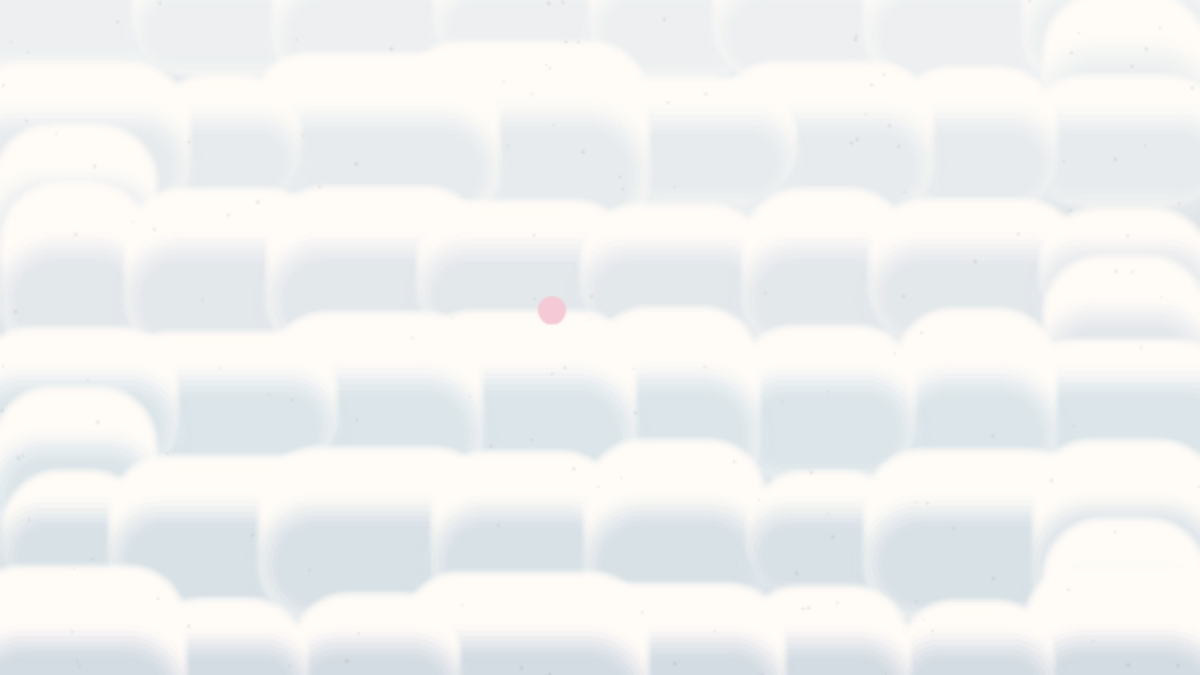
Frame 1 (no input)
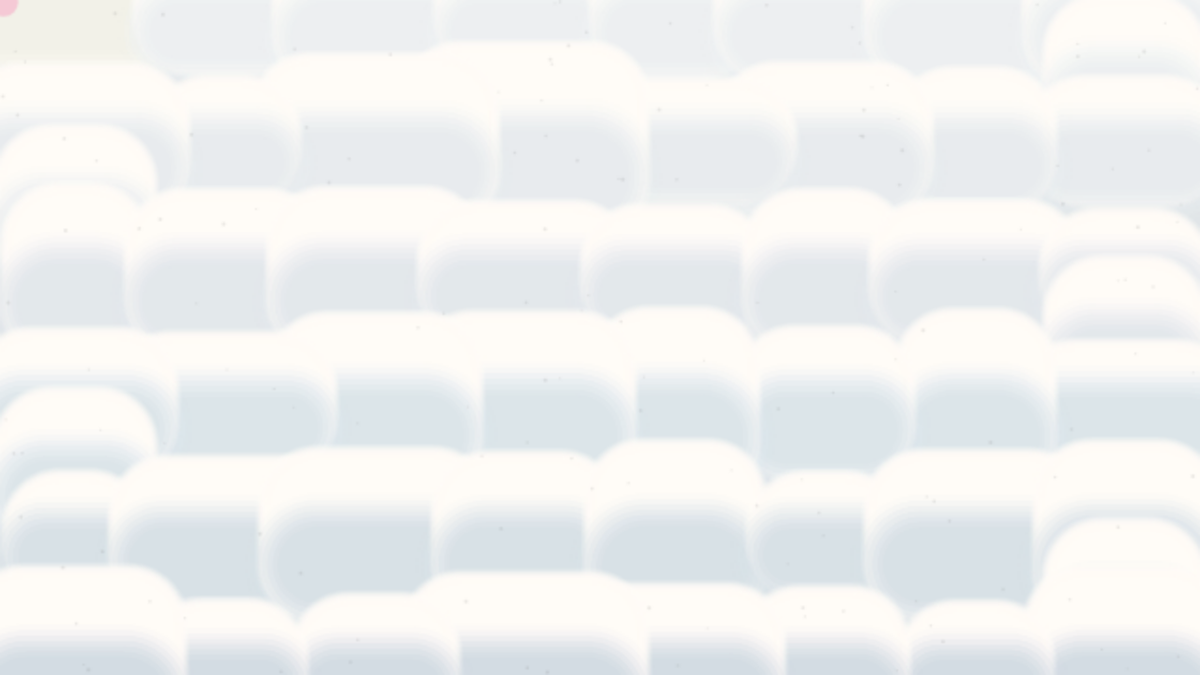
Frame 60 (no input)
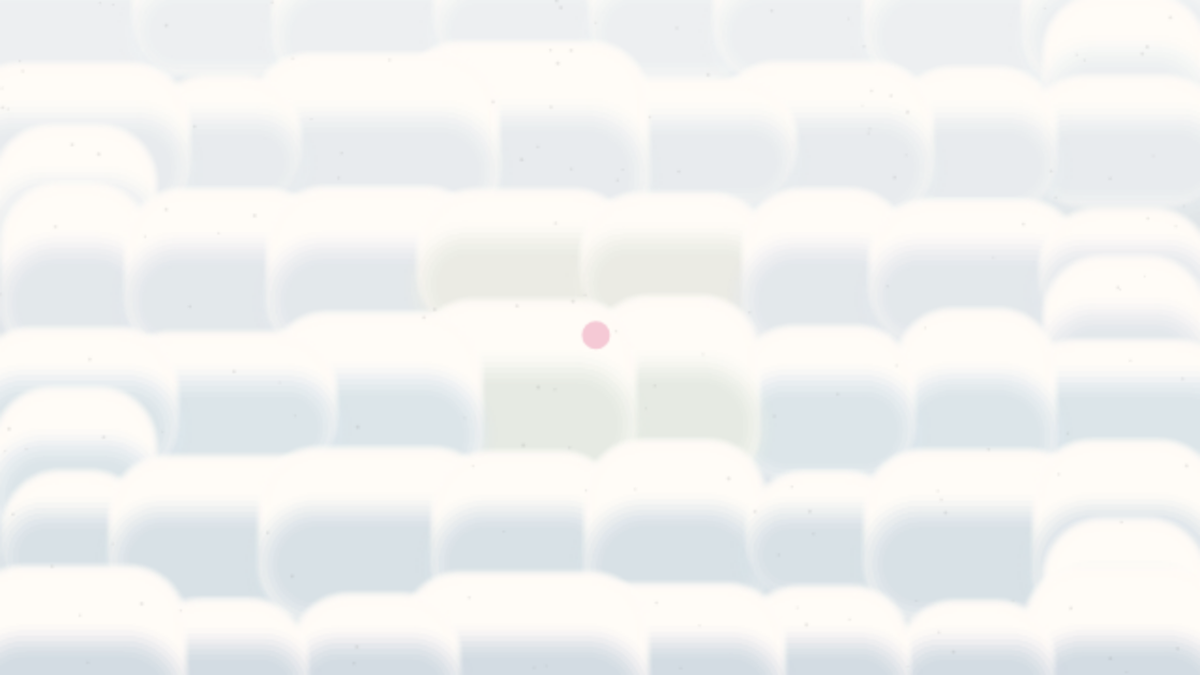
Frame 120 (the mouse pressed at the canvas centre since frame 60)

The p5.js sketch that drew these frames (run headless with seeded random() and noise() and a simulated clock; from frame 60 on, the mouse is pressed at the canvas centre):

// p5.js sketch
// ── sketch.js
// =============================================
// 🧸 Segment 클래스 (담요 그리드)
// =============================================
class Segment {
  constructor(x, y, w, h, r, innerCol) {
    this.x = x;
    this.y = y;
    this.w = w;
    this.h = h;
    this.r = r;
    this.innerCol = innerCol;
    this.pad = 80;
    this.pg = createGraphics(w + this.pad * 2, h + this.pad * 2);
    this.pg.pixelDensity(1);
    this.drawSegment();
    this.warmth = 0;
  }

  drawSegment(col) {
    col = col || this.innerCol;
    let g = this.pg;
    g.clear();
    g.noStroke();
    g.rectMode(CENTER);
    let cx = this.pad + this.w / 2;
    let cy = this.pad + this.h / 2;

    let steps = 12;
    for (let i = steps; i >= 0; i--) {
      let t = i / steps;
      let expand = t * 18;
      let a = (1 - t) * 255;
      g.fill(255, 252, 247, a);
      g.rect(cx, cy, this.w + expand * 2, this.h + expand * 2, this.r + expand);
    }

    let r = red(col);
    let gr = green(col);
    let b = blue(col);

    let steps2 = 7;
    for (let i = steps2; i >= 0; i--) {
      let t = i / steps2;
      let expand = t * 80;
      let a = (1 - t) * 150;
      g.fill(r, gr, b, a);
      g.rect(cx, cy + this.h * 0.2,
        this.w * 0.92 + expand,
        this.h * 0.5 + expand,
        this.r * 0.9 + expand * 0.5);
    }
  }

  display() {
    let d = dist(mouseX, mouseY, this.x, this.y);
    let maxDist = 140;
    let isNear = d < maxDist;
    let lift = map(d, 0, maxDist, -50, 0, true);

    if (isNear) {
      this.warmth += 0.005;
    } else {
      this.warmth -= 0.01;
    }
    this.warmth = constrain(this.warmth, 0, 1);

    if (this.warmth > 0.001 && this.warmth < 0.999) {
      let warmCol = lerpColor(this.innerCol, color(251, 244, 212), this.warmth);
      this.drawSegment(warmCol);
    } else if (this.warmth <= 0.001) {
      this.drawSegment(this.innerCol);
    }

    imageMode(CENTER);
    image(this.pg, this.x, this.y + lift);
  }
}

// =============================================
// 🐍 Dust 클래스 (먼지 파티클)
// =============================================
class Dust {
  constructor() {
    this.x = random(width);
    this.y = random(height);
    this.vx = random(-0.2, 0.2);
    this.vy = random(-0.2, 0.2);
    this.life = random(300, 600);
  }

  update() {
    this.x += this.vx + random(-0.05, 0.05);
    this.y += this.vy + random(-0.05, 0.05);
    this.life--;

    if (this.x < 0) this.x = width;
    if (this.x > width) this.x = 0;
    if (this.y < 0) this.y = height;
    if (this.y > height) this.y = 0;

    if (this.life < 0) {
      this.x = random(width);
      this.y = random(height);
      this.life = random(300, 600);
    }
  }

  display() {
    noStroke();
    fill(120, 120, 120, 40);
    circle(this.x, this.y, random(2, 4));
  }
}

// =============================================
// 📦 전역 변수
// =============================================

// --- 담요 그리드 ---
let segments = [];       // Segment 객체 배열 (담요)
let cols = 8;
let rows = 6;
let sw = 150, sh = 150, sr = 50;
let spacingX = 160;
let spacingY = 140;

let stillTimer = 0;
let STILL_THRESHOLD = 180;  // 3초 (60fps 기준, 취향껏 조절)
let creatureSpawnX = -200;  // 화면 왼쪽 밖
let creatureSpawnY = -200;  // 화면 위쪽 밖

// --- 크리처 ---
let creatureSegs = [];   // createVector 배열 (크리처 몸통)
let segLength = 50;
let total = 70;

// --- 플레이어 ---
let player;

// --- 먼지 ---
let dusts = [];
let DUST_NUM = 150;

// --- 상태 ---
let state = "idle";
let wrapAngle = 0;

let path = [];
let maxPath = 300;

let circles = [];
let noiseLayer;

let escapeCount = 0;
let escapeGoal = 20;

let reboundStart = 0;
let reboundDuration = 180;
let reboundCenter;

let blinkTimer = 0;
let blinkInterval = 120;
let blinkDuration = 10;
let isBlinking = false;

let releaseStart = 0;
let releaseDuration = 60;
let isReleasing = false;

let eyeCloseTimer = -1;       // -1이면 비활성. 0 이상이면 카운트 중
let eyeCloseDuration = 90;    // 눈 뜨고 → 감는 데 걸리는 프레임 (90 = 1.5초)

let smoothPressure = 0;

let wrapProgress = 0;
let VIGNETTE_SPEED = 0.002;  // ← 속도 노브. 0.001=느림, 0.005=빠름
let VIGNETTE_MAX   = 0.6;    // ← 최대 밝기 노브. 0.3=은은, 0.8=매우 밝음

let lockedTimer = 0;
let LOCKED_SPIN_FRAMES = 180;  // 3초 (60fps 기준). 바꾸면 시간 조절

// =============================================
// 🔧 SETUP
// =============================================
function setup() {
  createCanvas(1280, 720);
  pixelDensity(0.5);
  noCursor();

  player = createVector(width / 2, height / 2);

  // 먼지 생성
  for (let i = 0; i < DUST_NUM; i++) {
    dusts.push(new Dust());
  }

  // 크리처 초기화 (화면 밖에서 시작)
  for (let i = 0; i < total; i++) {
    creatureSegs.push(createVector(-100, -100));
  }

  // 노이즈 텍스처 레이어
  noiseLayer = createGraphics(width, height);
  noiseLayer.loadPixels();
  for (let x = 0; x < width; x++) {
    for (let y = 0; y < height; y++) {
      noiseLayer.set(x, y, color(255, 255, 255, 10));
    }
  }
  noiseLayer.updatePixels();

  // 구름 프레임
  createCloudFrame();

  // 담요 그리드 생성
  let startX = width / 2 - ((cols - 1) * spacingX) / 2;
  let startY = height / 2 - ((rows - 1) * spacingY) / 2;

  for (let j = 0; j < rows; j++) {
    let t = j / (rows - 1);
    let innerCol = lerpColor(
      color(236, 239, 241),
      color(210, 220, 227),
      t
    );

    let ltr = (j % 2 === 0);

    for (let i = 0; i < cols; i++) {
      let col = ltr ? i : (cols - 1 - i);
      let x = startX + col * spacingX;
      let y = startY + j * spacingY;
      let rw = spacingX + random(-30, 80);
      let rh = sh + random(-40, 40);
      segments.push(new Segment(x, y, rw, rh, sr, innerCol));
    }

    if (j < rows - 1) {
      let turnX = ltr
        ? startX + (cols - 1) * spacingX
        : startX;
      let baseY = startY + j * spacingY;
      segments.push(new Segment(turnX, baseY + spacingY * 0.5, sw, sh, sr, innerCol));
    }
  }
}

// =============================================
// 🎬 DRAW
// =============================================
function draw() {
  let rawPressure = getPressure();
smoothPressure += (rawPressure - smoothPressure) * 0.05; // 천천히 따라감
let pressure = smoothPressure;

  push();



  // 배경
  background(225, 229, 232);

  // 이전 프레임 위치 저장 (크리처용)
  for (let s of creatureSegs) {
    s.prevX = s.x;
    s.prevY = s.y;
  }

  // 담요 그리드 그리기
  for (let s of segments) {
    s.display();
  }

  // 먼지
  for (let d of dusts) {
    d.update();
    d.display();
  }

  // 상태 체크 & 플레이어 업데이트
  checkMovement();
  
  // wrap/locked 동안 비네트 진행
  if (state === "wrap" || state === "locked") {
    wrapProgress = min(wrapProgress + VIGNETTE_SPEED, 1);
  } else {
    wrapProgress = max(wrapProgress - VIGNETTE_SPEED * 2, 0); // 빠르게 복귀
  }
  if (state !== "locked") updatePlayer();

  // 크리처 행동
  if      (state === "emerge")  emergeCreature();
  else if (state === "follow")  followPlayer();
  else if (state === "wrap")    wrapPlayer();
else if (state === "locked")  lockedSpin();
  
  else if (state === "rebound") reboundCreature();
  else if (state === "escaped") escapeCreature();

  // 크리처 그리기
  drawCreature();

  // 깜빡임 타이머
  blinkTimer++;
  if (blinkTimer > blinkInterval) isBlinking = true;
  if (blinkTimer > blinkInterval + blinkDuration) {
    isBlinking = false;
    blinkTimer = 0;
  }

  if (state === "wrap")   { blinkInterval = 90; blinkDuration = 8; }
  if (state === "locked") { blinkInterval = 80; blinkDuration = 30; }

  // 플레이어 그리기
  drawPlayer();
  

  pop();

  drawPressureOverlay(pressure);
  drawReleaseFlash();
}

// =============================================
// 🖼 배경 & 구름 프레임
// =============================================
function drawPaperBackground() {
  noStroke();
  background(225, 229, 232);
}

function createCloudFrame() {
  for (let x = 0; x < width; x += random(80, 140)) circles.push(makeCircle(x, -20));
  for (let x = 0; x < width; x += random(80, 140)) circles.push(makeCircle(x, height + 20));
  for (let y = 0; y < height; y += random(80, 140)) circles.push(makeCircle(-20, y));
  for (let y = 0; y < height; y += random(80, 140)) circles.push(makeCircle(width + 20, y));
}

function makeCircle(x, y) {
  return { x: x + random(-20, 20), y: y + random(-20, 20), r: random(120, 260) };
}

function drawCloudFrame() {
  for (let c of circles) drawBgGradientCircle(c.x, c.y, c.r);
}

function drawBgGradientCircle(x, y, r) {
  let steps = 20;
  for (let i = steps; i > 0; i--) {
    let t = i / steps;
    let col = lerpColor(color(255, 252, 247), color(239, 235, 226), t);
    fill(red(col), green(col), blue(col), 90);
    ellipse(x, y, r * t);
  }
}

// =============================================
// 🌑 압박 오버레이 & 릴리즈 플래시
// =============================================
function drawPressureOverlay(p) {
  if (wrapProgress <= 0) return;
  let ctx = drawingContext;

  // 가장자리만 하얘지는 방사형 그라데이션
  let edgeAlpha = lerp(0, VIGNETTE_MAX, wrapProgress);

  let grad = ctx.createRadialGradient(
    width / 2, height / 2, width * 0.25,  // 중앙은 투명
    width / 2, height / 2, width * 0.78   // 가장자리만 하얗게
  );

  grad.addColorStop(0,   "rgba(255,255,255,0)");
  grad.addColorStop(0.6, `rgba(255,255,255,${edgeAlpha * 0.3})`);
  grad.addColorStop(1,   `rgba(255,255,255,${edgeAlpha})`);

  ctx.fillStyle = grad;
  ctx.fillRect(0, 0, width, height);
}

function drawReleaseFlash() {
  if (!isReleasing) return;
  let t = (frameCount - releaseStart) / releaseDuration;
  if (t >= 1) return;
  noStroke();
  fill(255, (1 - t) * 200);
  rect(0, 0, width, height);
}

// =============================================
// 🐭 플레이어
// =============================================
function updatePlayer() {
  player.x += (mouseX - player.x) * 0.08;
  player.y += (mouseY - player.y) * 0.08;
}

function drawPlayer() {
  noStroke();
  fill(245, 201, 213);
  circle(player.x, player.y, 30);

  // 눈 연출: eyeCloseTimer가 활성일 때만 표시
  if (eyeCloseTimer >= 0) {
    eyeCloseTimer++;

    let progress = constrain(eyeCloseTimer / eyeCloseDuration, 0, 1);

    // 눈 높이: 0→4(뜬 상태)→0(감긴 상태)
    // 앞 30%는 눈 뜨고, 이후 감기기 시작
    let openPhase = constrain(progress / 0.3, 0, 1);
    let closePhase = constrain((progress - 0.3) / 0.7, 0, 1);
    let eyeH = lerp(0, 4, openPhase) * (1 - closePhase);

    if (eyeH > 0.3) {  // 완전히 감기면 그리지 않음
      fill(0);
      noStroke();
      ellipse(player.x - 8, player.y, 4, eyeH);
      ellipse(player.x + 8, player.y, 4, eyeH);
    }

    if (eyeCloseTimer > eyeCloseDuration) {
      eyeCloseTimer = -1;  // 연출 끝, 눈 숨김
    }
  }
}

// =============================================
// 🔄 상태 제어
// =============================================
function checkMovement() {
  let d = dist(mouseX, mouseY, pmouseX, pmouseY);

  if (state !== "idle") return;  // idle 상태에서만 감지

  if (d < 1.5) {
    stillTimer++;
    if (stillTimer >= STILL_THRESHOLD) {
      // 크리처를 화면 밖에 배치하고 등장 시작
      for (let i = 0; i < creatureSegs.length; i++) {
        creatureSegs[i].x = creatureSpawnX;
        creatureSegs[i].y = creatureSpawnY;
      }
      state = "emerge";
      stillTimer = 0;
    }
  } else {
    stillTimer = 0;  // 움직이면 리셋
  }
}

function keyPressed() {
  if (state === "locked") {
    if (keyCode === LEFT_ARROW || keyCode === RIGHT_ARROW) {
      escapeCount++;
      if (escapeCount >= escapeGoal) {
        state = "rebound";
        reboundStart = frameCount;
        reboundCenter = createVector(player.x, player.y);
        escapeCount = 0;
        isReleasing = true;
        releaseStart = frameCount;
      }
    }
  }
}

function getReleaseEffect() {
  if (!isReleasing) return 0;
  let t = (frameCount - releaseStart) / releaseDuration;
  if (t >= 1) { isReleasing = false; return 0; }
  return sin(t * PI);
}

// =============================================
// 🐍 크리처 로직
// =============================================
function emergeCreature() {
  updateCreature(width / 2, height / 2);
  if (dist(creatureSegs[0].x, creatureSegs[0].y, player.x, player.y) < 200) {
    state = "follow";
  }
}

function followPlayer() {
  updateCreature(player.x, player.y);
  let d = dist(creatureSegs[0].x, creatureSegs[0].y, player.x, player.y);
  if (d < 60) {  wrapProgress = 0; state = "wrap"; wrapAngle = 0; }
}

function updatePath(x, y) {
  path.unshift(createVector(x, y));
  if (path.length > maxPath) path.pop();
}

function wrapPlayer() {
  wrapAngle += 0.008;  // ⑤번 느리게도 여기서 조정

  let radius = 130;

  let hx = player.x + cos(wrapAngle) * radius;
  let hy = player.y + sin(wrapAngle) * radius;
  updatePath(hx, hy);

  if (path.length > 0) {
    creatureSegs[0].x += (path[0].x - creatureSegs[0].x) * 0.25;
    creatureSegs[0].y += (path[0].y - creatureSegs[0].y) * 0.25;
  }

  followSegments();

  // ✅ 중괄호로 묶어야 조건부 실행됨
  let s = creatureSegs[20];
  let dx = s.x - player.x;
  let dy = s.y - player.y;
  if (dx * dx + dy * dy < 160 * 160) {
    eyeCloseTimer = 0;
    lockedTimer = 0;
    state = "locked";
  }
}

function followSegments() {
  for (let i = 1; i < creatureSegs.length; i++) {
    let prev = creatureSegs[i - 1];
    let curr = creatureSegs[i];
    curr.x += (prev.prevX - curr.x) * 0.5;
    curr.y += (prev.prevY - curr.y) * 0.5;
    let dx = curr.x - prev.x;
    let dy = curr.y - prev.y;
    let d = sqrt(dx * dx + dy * dy);
    let diff = d - segLength;
    if (d > 0) { curr.x -= (dx / d) * diff; curr.y -= (dy / d) * diff; }
  }
}

function updateCreature(tx, ty) {
  let speed = 0.05;
  creatureSegs[0].x += (tx - creatureSegs[0].x) * speed;
  creatureSegs[0].y += (ty - creatureSegs[0].y) * speed;
  for (let i = 1; i < creatureSegs.length; i++) {
    let dx = creatureSegs[i - 1].x - creatureSegs[i].x;
    let dy = creatureSegs[i - 1].y - creatureSegs[i].y;
    let angle = atan2(dy, dx);
    creatureSegs[i].x = creatureSegs[i - 1].x - cos(angle) * segLength;
    creatureSegs[i].y = creatureSegs[i - 1].y - sin(angle) * segLength;
  }
}

function reboundCreature() {
  let t = constrain((frameCount - reboundStart) / reboundDuration, 0, 1);
  let eased = 1 - pow(1 - t, 3);
  let radius = lerp(140, 60, eased);
  wrapAngle += 0.005;
  let hx = reboundCenter.x + cos(wrapAngle) * radius;
  let hy = reboundCenter.y + sin(wrapAngle) * radius;
  updatePath(hx, hy);
  if (path.length > 0) {
    creatureSegs[0].x += (path[0].x - creatureSegs[0].x) * 0.3;
    creatureSegs[0].y += (path[0].y - creatureSegs[0].y) * 0.3;
  }
  followSegments();
  if (t >= 1) state = "escaped";
}

function escapeCreature() {
  updateCreature(-300, -300);  // 왼쪽 상단 밖으로 목표 변경

  // 판정도 왼쪽 상단 기준으로
  if (creatureSegs[0].x < -250 && creatureSegs[0].y < -250) {
    state = "idle";
    for (let i = 0; i < creatureSegs.length; i++) {
      creatureSegs[i].x = -100;
      creatureSegs[i].y = -100;
      wrapProgress = 0;
    }
    path = [];
    wrapAngle = 0;
  }
}

function keepWrapping() {
  // locked 상태에서 계속 천천히 돌기 (locked 전환 조건만 없음)
  wrapAngle += 0.004;  // wrap보다 더 느리게

  let radius = 130;
  let hx = player.x + cos(wrapAngle) * radius;
  let hy = player.y + sin(wrapAngle) * radius;
  updatePath(hx, hy);

  if (path.length > 0) {
    creatureSegs[0].x += (path[0].x - creatureSegs[0].x) * 0.1;
    creatureSegs[0].y += (path[0].y - creatureSegs[0].y) * 0.1;
  }
  followSegments();
}

function lockedSpin() {
  lockedTimer++;
  
  if (lockedTimer <= LOCKED_SPIN_FRAMES) {
    // 3초 동안만 천천히 돌기
    wrapAngle += 0.015;
    let radius = 130;
    let hx = player.x + cos(wrapAngle) * radius;
    let hy = player.y + sin(wrapAngle) * radius;
    updatePath(hx, hy);

    if (path.length > 0) {
      creatureSegs[0].x += (path[0].x - creatureSegs[0].x) * 0.1;
      creatureSegs[0].y += (path[0].y - creatureSegs[0].y) * 0.1;
    }
    followSegments();
  }
  // 3초 지나면 아무것도 안 함 → 그 자리에서 정지
}

// =============================================
// 🎨 크리처 그리기
// =============================================
function drawCreature() {
  // 배경 Segment 크기와 맞춤: w≈spacingX 범위, h≈sh
  let baseW = 150;
  let baseH = 150;
  let cornerR = 50;
  
  let breathSpeed = 0.01;   // 숨쉬기 속도. 올리면 빠름
  let breathAmt   = 0.06;   // 팽창 진폭 (비율). 올리면 크게 부풀음
  
  // 화면 안에 들어온 세그먼트 수 파악 (페이드 기준)
  let margin = 200;  // 화면 가장자리에서 이 px 안쪽부터 그리기 시작

  for (let i = creatureSegs.length - 1; i >= 0; i--) {
    let s = creatureSegs[i];
    // 머리쪽(i=0)이 가장 크고, 꼬리로 갈수록 살짝 줄어듦
    
    // 화면 밖 세그먼트는 건너뜀 → 몸이 밖에서 오는 느낌
    if (s.x < -margin || s.x > width + margin ||
        s.y < -margin || s.y > height + margin) continue;
    
    let scaleFactor = lerp(1.0, 0.75, i / creatureSegs.length);
    
     // 세그먼트마다 위상 살짝 다르게 → 물결 느낌
    let phase = i * 0.15;
    let breath = 1 + sin(frameCount * breathSpeed + phase) * breathAmt;
    
    drawGradientCircle(
      s.x, s.y,
      baseW * scaleFactor * breath,  
  baseH * scaleFactor * breath,  
      cornerR * scaleFactor,
      i
    );
  }
}

// 크리처 i번째 인덱스 → 배경 그라데이션 색상 매핑
function creatureInnerCol(i) {
  let t = i / (creatureSegs.length - 1);
  return lerpColor(color(236, 239, 241), color(210, 220, 227), t);
}

function drawGradientCircle(x, y, w, h, cornerR, segIdx) {
  let col = creatureInnerCol(segIdx);
  let r = red(col), gr = green(col), b = blue(col);

  push();
  translate(x, y);
  noStroke();
  rectMode(CENTER);

  // ── 1단계: 흰색 번짐 (Segment 흰 glow와 동일) ──
  let steps = 12;
  for (let i = steps; i >= 0; i--) {
    let t = i / steps;
    let expand = t * 18;
    let a = (1 - t) * 255;
    fill(255, 252, 247, a);
    rect(0, 0, w + expand * 2, h + expand * 2, cornerR + expand);
  }

  // ── 2단계: 아래 그림자 번짐 (Segment 색상 shadow와 동일) ──
  let steps2 = 7;
  for (let i = steps2; i >= 0; i--) {
    let t = i / steps2;
    let expand = t * 80;
    let a = (1 - t) * 150;
    fill(r, gr, b, a);
    rect(0, 0, w * 0.92 + expand, h * 0.5 + expand, cornerR * 0.9 + expand * 0.5);
  }

  pop();
}


function getPressure() {
  let count = 0;
  for (let i = 0; i < creatureSegs.length; i++) {
    if (dist(creatureSegs[i].x, creatureSegs[i].y, player.x, player.y) < 80) count++;
  }
  return count / creatureSegs.length;
}

function drawStateText() {
  fill(50);
  noStroke();
  textSize(16);
  textAlign(LEFT, TOP);
  let msg = "STATE: " + state;
  if (state === "locked") msg += " (" + escapeCount + "/" + escapeGoal + ")";
  text(msg, 10, 10);
}
